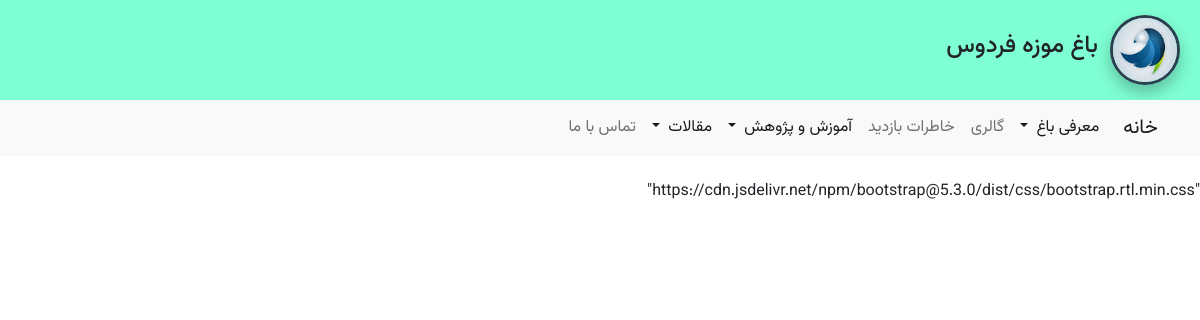
Page /places/section/ on the earlier database version.
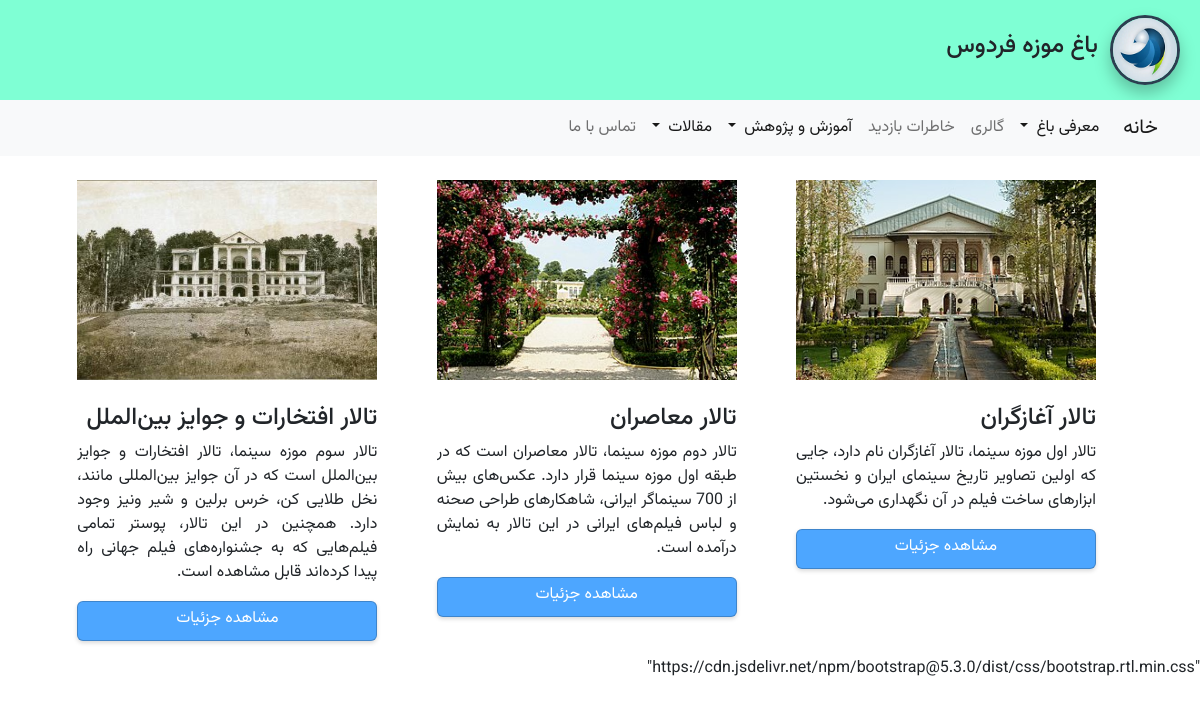
Same page on the later database version.
### apps/places/models.py (models this page shows, shortened)
class Place(models.Model):
    title = models.CharField(max_length=100 , verbose_name='نام مکان')
    description = models.TextField(verbose_name='توضیحات' , default='description')
    image = models.ImageField(upload_to='images/places/', verbose_name='تصویر')
    visiting_day = models.CharField(max_length=100,verbose_name='روزهای بازدید')
    visiting_hour = models.CharField(max_length=100 , verbose_name='ساعت بازدید')
    ruls = models.TextField(verbose_name='قوانین')
    register_date = models.DateTimeField(default=timezone.now,verbose_name='تاریخ و زمان ثبت')
    class Meta:
        verbose_name = 'مکان'
        verbose_name_plural = 'مکان ها'
        db_table = 't_Places'

### apps/places/views.py (the view)
# urls.py: path('section/',views.section_list , name='section'),
def section_list(request):
    sections = Place.objects.all()
    context = {
        'section':sections
    }
    return render (request , 'place_app/section.html', context)

### apps/main/views.py (called while the page is built)
def media_admin(request):
    return {'media_url':settings.MEDIA_URL,}

### templates/place_app/section.html (shortened to what this page needs)
{% extends 'base.html' %}
{% block content %}
  <div class="row" style="margin-right: 50px;  text-align: justify;">
        {% for place in section %}
      <div class="col-sm-6 col-sm-4 col-lg-4">
          <div class="thumbanil">
            <img src="{{media_url}}/{{place.image}}" alt="" class="img-300">
          </div>
          <br>
          <div class="caption">
            <h4>{{place.title}}</h4>
            <p class="description">{{place.description}}</p>
            <p>
              <a href="{% url 'places:section_detail' id=place.id %}" class="btn1">مشاهده جزئیات</a>
            </p>
          </div>
      </div>
    {% endfor %}
  </div>
{% endblock content %}

### templates/base.html (shortened to what this page needs)
{% load static %}
<!DOCTYPE html>
<html lang="en">
<head>
    <link rel="stylesheet" href="{% static 'css/style.css' %}">
    <link rel="stylesheet" href="{% static 'css/bootstrap.rtl.min.css' %}">
</head>
<body class="body">
    {% include 'partials/header.html' %}
    {% include 'partials/navbar.html' %}
    <br>
    <div class="container">
        {% block content %}{% endblock content %}
    </div>
    {% include 'partials/scripts.html' %}
</body>
</html>

### templates/partials/header.html
<div class="header">
    <div class="left-group">
        <img src={{media_url}}/images/logo/logo.png  class="logo-circle" alt="Logo">
        <h4>باغ موزه فردوس</h4>
    </div>
</div>

### templates/partials/navbar.html (shortened to what this page needs)
{%  load static %}
<!doctype html>
<html lang="fa" dir="rtl">
<head>
  <link rel="stylesheet" href="{% static 'css/bootstrap.rtl.min.css' %}">
</head>
<body>
  <nav class="navbar navbar-expand-lg navbar-light bg-light">
    <div class="container">
      <a class="navbar-brand" href="{% url 'main:index' %}">خانه</a>
      <div class="collapse navbar-collapse" id="navbarMain">
        <ul class="navbar-nav me-auto mb-2 mb-lg-0">
          <li class="nav-item dropdown">
            <a class="nav-link dropdown-toggle active" href="#" id="aboutDropdown" role="button" data-bs-toggle="dropdown" aria-expanded="false">
              معرفی باغ
            </a>
          </li>
          <li class="nav-item">
            <a class="nav-link" href="#">گالری</a>
          </li>
           <li class="nav-item">
            <a class="nav-link" href="#">خاطرات بازدید</a>
          </li>
           <li class="nav-item dropdown">
            <a class="nav-link dropdown-toggle active" href="#" id="aboutDropdown" role="button" data-bs-toggle="dropdown" aria-expanded="false">
              آموزش و پژوهش
            </a>
          </li>
          <li class="nav-item dropdown">
           <a class="nav-link dropdown-toggle active" href="#" id="aboutDropdown" role="button" data-bs-toggle="dropdown" aria-expanded="false">
             مقالات
            </a>
          </li>
          <li class="nav-item">
            <a class="nav-link " href="{% url 'places:contact_view' %}" tabindex="-1" aria-disabled="true">تماس با ما</a>
          </li>
        </ul>
      </div>
    </div>
  </nav>
</body>
</html>

### templates/partials/scripts.html
"https://cdn.jsdelivr.net/npm/bootstrap@5.3.0/dist/css/bootstrap.rtl.min.css"

### static/css/style.css (style rules this page uses)
.body { direction: rtl; font-family: Vazirmatn; font-weight: 400; }
.header { width: auto; height: 100px; background-color: aquamarine; display: flex; align-items: center; justify-content: space-between; gap: 12px; }
.left-group { display: flex; align-items: center; gap: 12px; margin-right: 20px; }
.logo-circle { width: 70px; height: 70px; border-radius: 50%; border: 3px solid #2c3e50; overflow: hidden; display: inline-block; box-shadow: 0 8px 16px rgba(0,0,0,0.25); }
.img-300 { width: 300px; height: 200px; }
.description { max-height: 200px; max-width: 300px; overflow: hidden; }
.btn1 { display: inline-block; width: 300px; height: 40px; text-align: center; padding: 5px; background-color: #4da6ff; color: #fff; text-decoration: none; border: 1px solid rgba(0,0,0,.2); border-radius: 6px; box-shadow: 0 2px 4px rgba(0,0,0,.15); }

Differences in the rows shown:
added Place: image (picture), title "تالار آغازگران", description "تالار اول موزه سینما، تالار آغازگران نام دارد، جایی که اولین تصاویر تاریخ سینمای ایران و نخستین ابزارهای ساخت فیلم در آن نگهداری می‌شود."
added Place: image (picture), title "تالار معاصران", description "تالار دوم موزه سینما، تالار معاصران است که در طبقه اول موزه سینما قرار دارد. عکس‌های بیش از 700 سینماگر ایرانی، شاهکارهای طراحی صحنه و لباس فیلم‌های ایرانی در این تالار به نمایش درآمده‌ است."
added Place: image (picture), title "تالار افتخارات و جوایز بین‌الملل", description "تالار سوم موزه سینما، تالار افتخارات و جوایز بین‌الملل است که در آن جوایز بین‌المللی مانند، نخل طلایی کن، خرس برلین و شیر ونیز وجود دارد. همچنین در این تالار، پوستر تمامی فیلم‌هایی که به جشنواره‌های فیلم جهانی راه پیدا کرده‌اند قابل مشاهده است."
